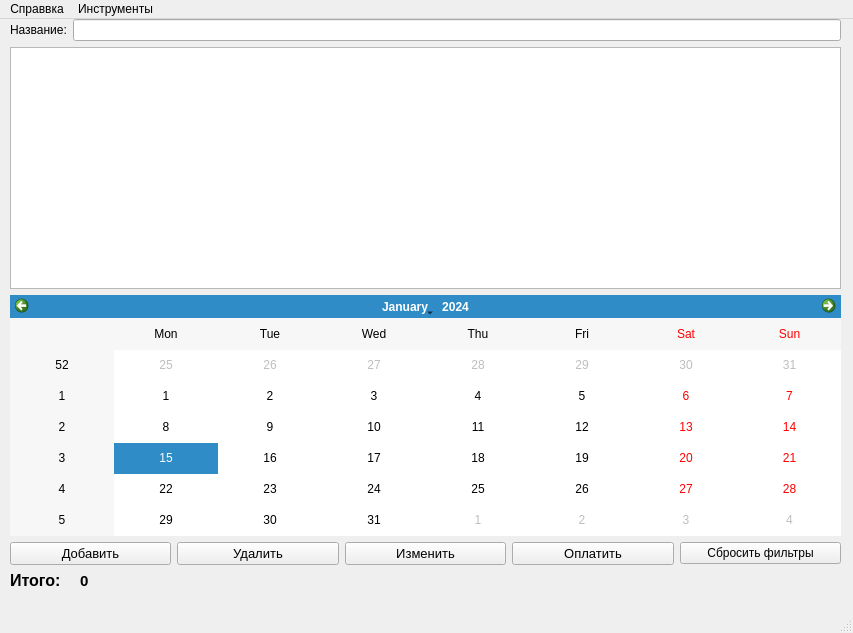
<?xml version="1.0" encoding="UTF-8"?>
<ui version="4.0">
 <class>SubTrack</class>
 <widget class="QMainWindow" name="SubTrack">
  <property name="geometry">
   <rect>
    <x>0</x>
    <y>0</y>
    <width>853</width>
    <height>633</height>
   </rect>
  </property>
  <property name="minimumSize">
   <size>
    <width>853</width>
    <height>633</height>
   </size>
  </property>
  <property name="maximumSize">
   <size>
    <width>853</width>
    <height>633</height>
   </size>
  </property>
  <property name="mouseTracking">
   <bool>false</bool>
  </property>
  <property name="tabletTracking">
   <bool>false</bool>
  </property>
  <property name="windowTitle">
   <string>SubTracker</string>
  </property>
  <property name="autoFillBackground">
   <bool>false</bool>
  </property>
  <widget class="QWidget" name="centralwidget">
   <widget class="QWidget" name="verticalLayoutWidget">
    <property name="geometry">
     <rect>
      <x>10</x>
      <y>0</y>
      <width>831</width>
      <height>571</height>
     </rect>
    </property>
    <layout class="QVBoxLayout" name="verticalLayout">
     <item>
      <layout class="QHBoxLayout" name="horizontalLayout_3">
       <item>
        <widget class="QLabel" name="label_2">
         <property name="text">
          <string>Название:</string>
         </property>
        </widget>
       </item>
       <item>
        <widget class="QLineEdit" name="search_input"/>
       </item>
      </layout>
     </item>
     <item>
      <widget class="QTableWidget" name="baza"/>
     </item>
     <item>
      <widget class="QCalendarWidget" name="calendar"/>
     </item>
     <item>
      <layout class="QHBoxLayout" name="horizontalLayout">
       <item>
        <widget class="QPushButton" name="bth_add">
         <property name="font">
          <font>
           <pointsize>10</pointsize>
          </font>
         </property>
         <property name="text">
          <string>Добавить</string>
         </property>
        </widget>
       </item>
       <item>
        <widget class="QPushButton" name="bth_del">
         <property name="font">
          <font>
           <pointsize>10</pointsize>
          </font>
         </property>
         <property name="text">
          <string>Удалить</string>
         </property>
        </widget>
       </item>
       <item>
        <widget class="QPushButton" name="bth_chng">
         <property name="enabled">
          <bool>true</bool>
         </property>
         <property name="font">
          <font>
           <pointsize>10</pointsize>
          </font>
         </property>
         <property name="text">
          <string>Изменить</string>
         </property>
        </widget>
       </item>
       <item>
        <widget class="QPushButton" name="bth_pay">
         <property name="font">
          <font>
           <pointsize>10</pointsize>
           <kerning>true</kerning>
          </font>
         </property>
         <property name="text">
          <string>Оплатить</string>
         </property>
        </widget>
       </item>
       <item>
        <widget class="QPushButton" name="btn_reset_filter">
         <property name="text">
          <string>Сбросить фильтры</string>
         </property>
        </widget>
       </item>
      </layout>
     </item>
     <item>
      <layout class="QHBoxLayout" name="horizontalLayout_2">
       <item>
        <widget class="QLabel" name="label">
         <property name="font">
          <font>
           <pointsize>12</pointsize>
           <weight>75</weight>
           <bold>true</bold>
          </font>
         </property>
         <property name="text">
          <string>Итого:</string>
         </property>
        </widget>
       </item>
       <item>
        <widget class="QLabel" name="results">
         <property name="font">
          <font>
           <pointsize>11</pointsize>
           <weight>75</weight>
           <bold>true</bold>
          </font>
         </property>
         <property name="text">
          <string>0</string>
         </property>
        </widget>
       </item>
       <item>
        <widget class="QLabel" name="label_9">
         <property name="text">
          <string/>
         </property>
        </widget>
       </item>
       <item>
        <widget class="QLabel" name="label_11">
         <property name="text">
          <string/>
         </property>
        </widget>
       </item>
       <item>
        <widget class="QLabel" name="label_10">
         <property name="text">
          <string/>
         </property>
        </widget>
       </item>
       <item>
        <widget class="QLabel" name="label_4">
         <property name="text">
          <string/>
         </property>
        </widget>
       </item>
       <item>
        <widget class="QLabel" name="label_12">
         <property name="text">
          <string/>
         </property>
        </widget>
       </item>
       <item>
        <widget class="QLabel" name="label_5">
         <property name="text">
          <string/>
         </property>
        </widget>
       </item>
       <item>
        <widget class="QLabel" name="label_6">
         <property name="text">
          <string/>
         </property>
        </widget>
       </item>
       <item>
        <widget class="QLabel" name="label_7">
         <property name="text">
          <string/>
         </property>
        </widget>
       </item>
       <item>
        <widget class="QLabel" name="label_8">
         <property name="text">
          <string/>
         </property>
        </widget>
       </item>
       <item>
        <widget class="QLabel" name="label_3">
         <property name="text">
          <string/>
         </property>
        </widget>
       </item>
      </layout>
     </item>
    </layout>
   </widget>
  </widget>
  <widget class="QMenuBar" name="menubar">
   <property name="geometry">
    <rect>
     <x>0</x>
     <y>0</y>
     <width>853</width>
     <height>21</height>
    </rect>
   </property>
   <widget class="QMenu" name="menu">
    <property name="title">
     <string>Справвка</string>
    </property>
    <addaction name="action_help"/>
   </widget>
   <widget class="QMenu" name="menu_2">
    <property name="title">
     <string>Инструменты</string>
    </property>
    <addaction name="action_clear_all"/>
    <addaction name="action_export_csv"/>
   </widget>
   <addaction name="menu"/>
   <addaction name="menu_2"/>
  </widget>
  <widget class="QStatusBar" name="statusbar"/>
  <action name="action_help">
   <property name="text">
    <string>О программе</string>
   </property>
  </action>
  <action name="action_clear_all">
   <property name="text">
    <string>Очистить всю базу</string>
   </property>
  </action>
  <action name="action_export_csv">
   <property name="text">
    <string>Экспорт в Excel (CSV)</string>
   </property>
  </action>
 </widget>
 <resources/>
 <connections/>
</ui>
